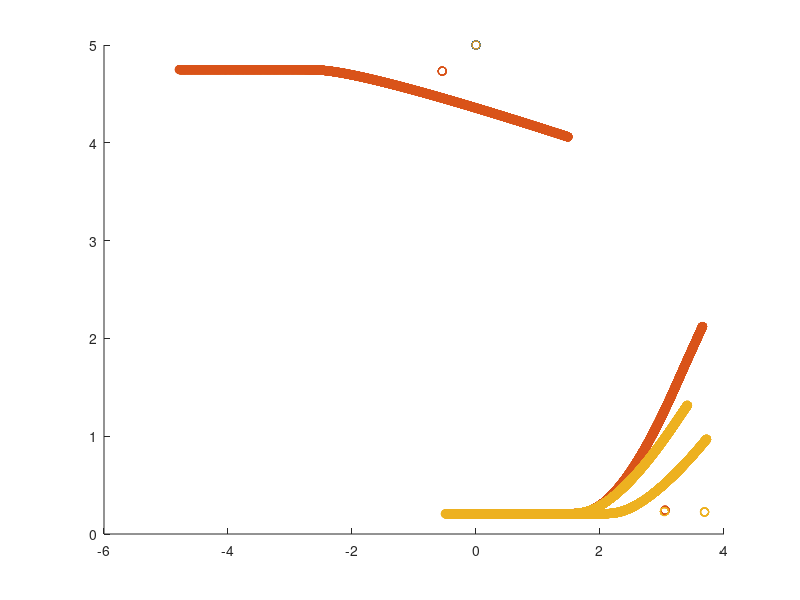

Write MATLAB code to recreate this figure.

v0 = csvread('0.csv');
v25 = csvread('0_25.csv',1,0);
v5 = csvread('0_5.csv',1,0);
v25vsb = csvread('v25_vsb.csv',1,0);
v5vsb = csvread('v5_vsb.csv',1,0);

cav0 = v0(1:1000,2);
cbv0 = v0(1:1000,4);
R_D = 1000;
id0 = (5 - cbv0)/R_D;

cav25 = v25(:,2);
cbv25 = v25(:,4);
id25 = (5 - cbv25)/R_D;

cav5 = v5(:,2);
cbv5 = v5(:,4);
id5 = (5 - cbv5)/R_D;

vsb25 = v25vsb(:,4);
vsb5 = v5vsb(:,4);

figure(1)
scatter(cav0, id0*1000)
hold on
scatter(cav25 - vsb25, id25*1000)
hold on
scatter(cav5 - vsb5, id5*1000)
% set(gca, 'YScale', 'log')


